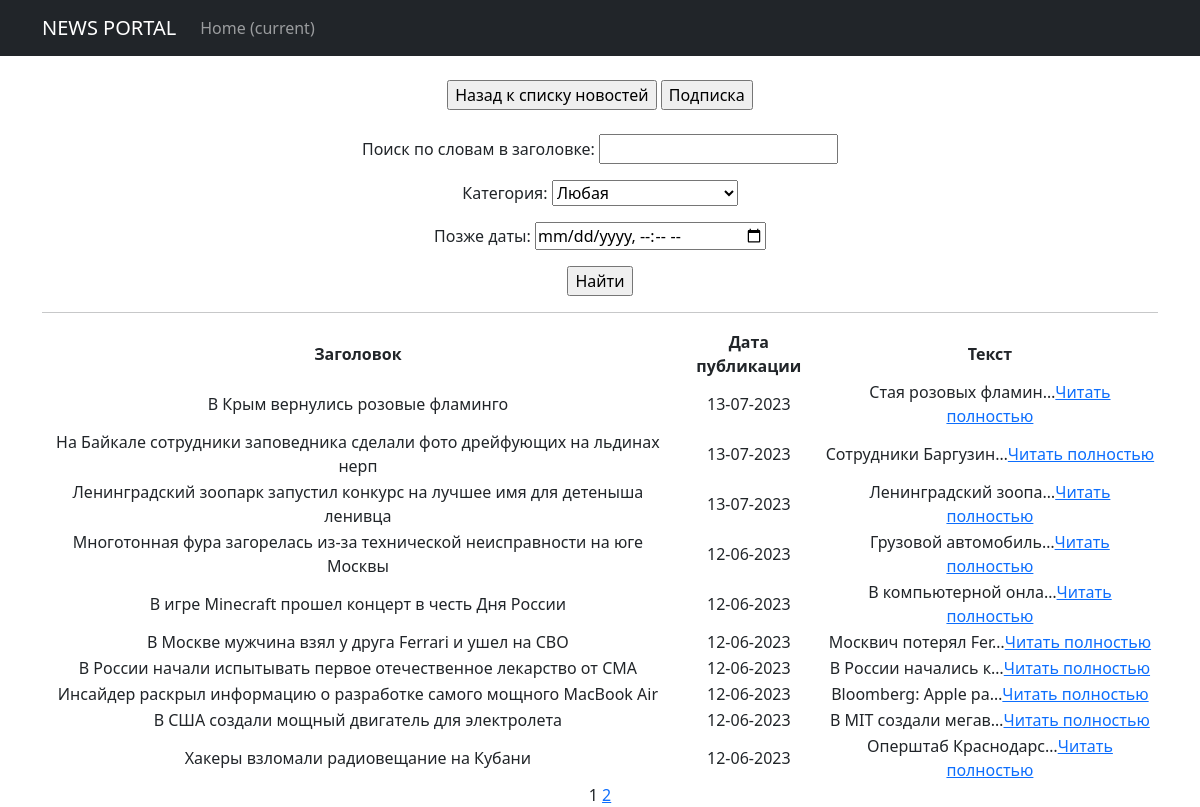
The app's page /news/search/ with its own data.
### news/models.py (models this page shows, shortened)
class Post(models.Model):
    news = 'NW'
    article = 'AR'
    POST_TYPES_LIST = [
        (news, 'новость'),
        (article, 'статья')
    ]
    post_author = models.ForeignKey(Author, on_delete=models.CASCADE)
    post_type = models.CharField(max_length=2, choices=POST_TYPES_LIST, default=article)
    post_create_date = models.DateTimeField(auto_now_add=True)
    post_category = models.ManyToManyField(Category, through='PostCategory')
    post_header = models.CharField(max_length=128)
    post_text = models.TextField()
    post_rating = models.IntegerField(default=0)

### news/views.py (the view)
# urls.py: path('news/search/', PostsList_with_search.as_view(), name='post_list_search'),
class PostsList_with_search(ListView):
    model = Post
    template_name = 'news_search.html'
    context_object_name = 'Posts'
    ordering = '-post_create_date'
    paginate_by = 10
    def get_queryset(self):
        queryset = super().get_queryset()
        self.filterset = PostFilter(self.request.GET, queryset)
        return self.filterset.qs
    def get_context_data(self, **kwargs):
        context = super().get_context_data(**kwargs)
        context['filterset'] = self.filterset
        return context

### news/models.py (called while the page is built)
    def __str__(self):
        return self.category_name

### news/templatetags/custom_tags.py (called while the page is built)
@register.simple_tag(takes_context=True)
def url_replace(context, **kwargs):
   d = context['request'].GET.copy()
   for k, v in kwargs.items():
       d[k] = v
   return d.urlencode()

### templates/news_search.html (shortened to what this page needs)
{% extends 'flatpages/default.html' %}
{% load news_filters %}
{% load custom_tags %}
{% block content %}
   <br>
   <form action="" method="get">
       <input type="button" value="Назад к списку новостей" onClick='location.href="http://127.0.0.1:8000/news/"'>
       <input type="button" value="Подписка" onClick='location.href="http://127.0.0.1:8000/subscriptions/"'>
       <br>
       <br>
       {{ filterset.form.as_p }}
       <input type="submit" value="Найти" />
   </form>
   <hr>
   {% if Posts %}
       <table>
           <tr>
               <td><b>Заголовок</b></td>
               <td><b>Дата публикации</b></td>
               <td><b>Текст</b></td>
           </tr>
           {% for post in Posts %}
           <tr>
               <td>{{ post.post_header }}</td>
               <td>{{ post.post_create_date|date:'d-m-Y' }}</td>
               <td>{{ post.post_text|truncatechars:20 }}<a href="{% url 'post_detail' post.id %}">Читать полностью</a></td>
               <td>
               </td>
           </tr>
           {% endfor %}
       </table>
   {% else %}
       <h3>Отсутствует информация для вывода</h3>
   {% endif %}
   {{ page_obj.number }}
   {% if page_obj.has_next %}
       <a href="?{% url_replace page=page_obj.next_page_number %}">{{ page_obj.next_page_number }}</a>
   {% endif %}
{% endblock content %}

### records on screen
Post: post_header "В Крым вернулись розовые фламинго", post_create_date "13-07-2023", post_text "Cтая розовых фламин…"
Post: post_header "На Байкале сотрудники заповедника сделали фото дрейфующих на льдинах нерп", post_create_date "13-07-2023", post_text "Сотрудники Баргузин…"
Post: post_header "Ленинградский зоопарк запустил конкурс на лучшее имя для детеныша ленивца", post_create_date "13-07-2023", post_text "Ленинградский зоопа…"
Post: post_header "Многотонная фура загорелась из-за технической неисправности на юге Москвы", post_create_date "12-06-2023", post_text "Грузовой автомобиль…"
Post: post_header "В игре Minecraft прошел концерт в честь Дня России", post_create_date "12-06-2023", post_text "В компьютерной онла…"
Post: post_header "В Москве мужчина взял у друга Ferrari и ушел на СВО", post_create_date "12-06-2023", post_text "Москвич потерял Fer…"
Post: post_header "В России начали испытывать первое отечественное лекарство от СМА", post_create_date "12-06-2023", post_text "В России начались к…"
Post: post_header "Инсайдер раскрыл информацию о разработке самого мощного MacBook Air", post_create_date "12-06-2023", post_text "Bloomberg: Apple ра…"
Post: post_header "В США создали мощный двигатель для электролета", post_create_date "12-06-2023", post_text "В MIT создали мегав…"
Post: post_header "Хакеры взломали радиовещание на Кубани", post_create_date "12-06-2023", post_text "Оперштаб Краснодарс…"

### other values on screen
{{ page_obj.number }} "1"
{{ page_obj.next_page_number }} "2"
